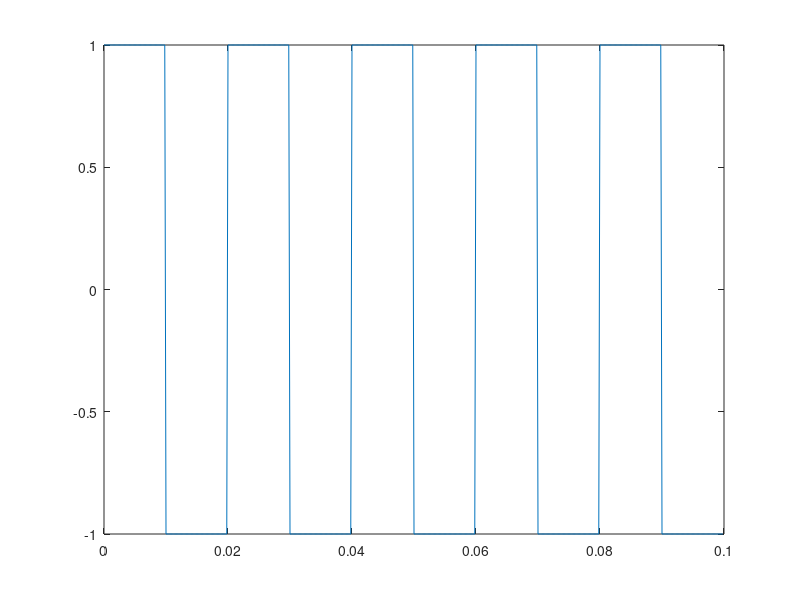
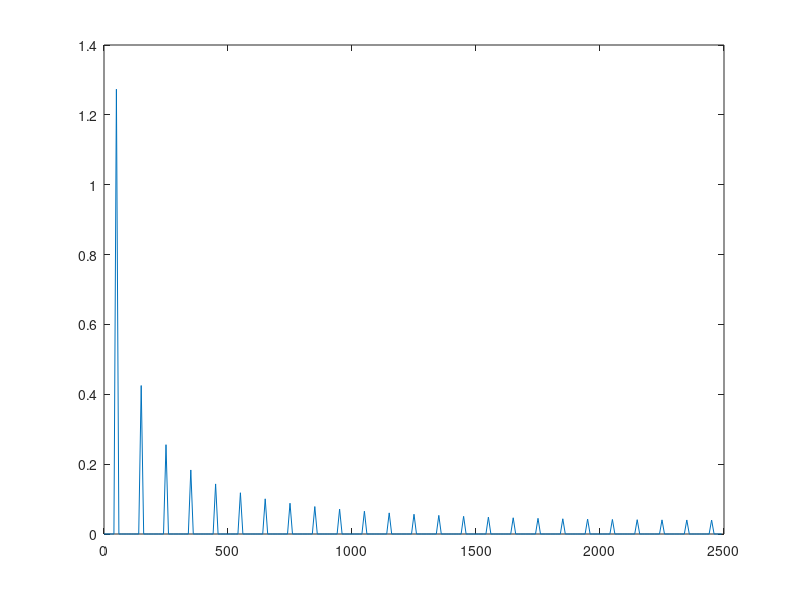
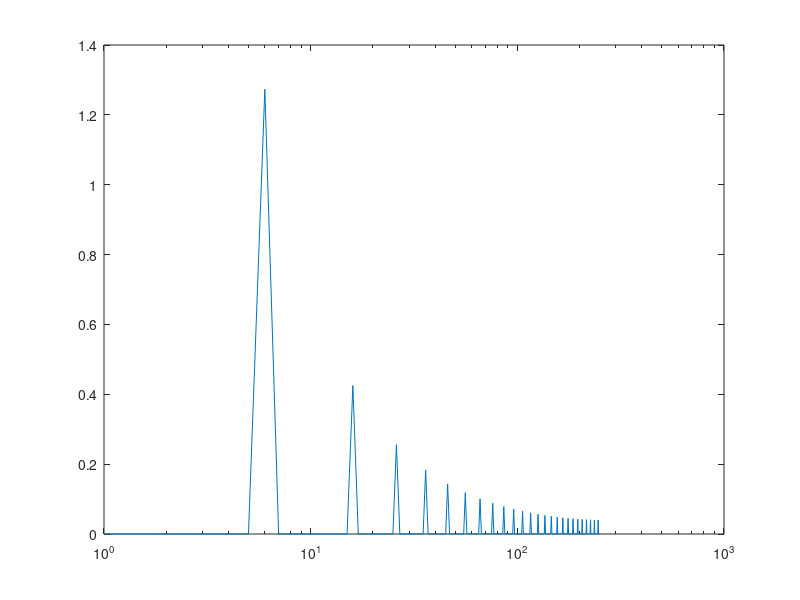

These charts were generated, in order, by the following MATLAB code:
clear
close all
clc
t = 0: 1/5e3 : 0.1-1/5e3; 
r_temp = [ones( 1, 5e3/100 ) -ones( 1, 5e3/100 )];
r = [r_temp r_temp r_temp r_temp r_temp];
figure; 
plot(t,r)

fft_r = fft(r,length(r)); 
mag_r = abs(fft_r)/(length(fft_r)/2); 
freq = (0:length(fft_r)/2-1)*5e3/length(fft_r); 
%freq = (0:249)*10; 
figure; 
plot(freq,mag_r(1:end/2));
figure;
semilogx(mag_r(1:end/2));

harm = mag_r( 11: 5: end/2 ); 
THD = 100*sqrt(  sum( harm.^2) /mag_r(6)^2 );